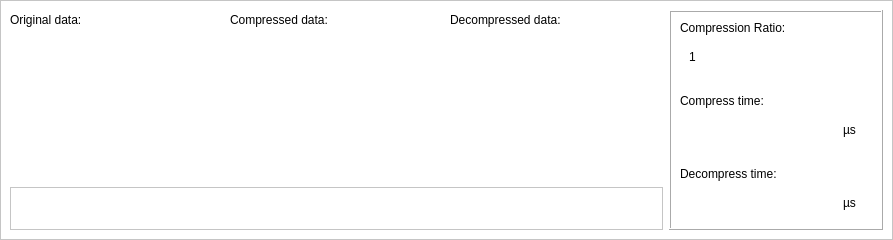
<?xml version="1.0" encoding="UTF-8"?>
<ui version="4.0">
 <class>plotPerTab</class>
 <widget class="QWidget" name="plotPerTab">
  <property name="geometry">
   <rect>
    <x>0</x>
    <y>0</y>
    <width>893</width>
    <height>240</height>
   </rect>
  </property>
  <property name="sizePolicy">
   <sizepolicy hsizetype="Maximum" vsizetype="Fixed">
    <horstretch>0</horstretch>
    <verstretch>0</verstretch>
   </sizepolicy>
  </property>
  <property name="minimumSize">
   <size>
    <width>0</width>
    <height>240</height>
   </size>
  </property>
  <property name="maximumSize">
   <size>
    <width>10000</width>
    <height>240</height>
   </size>
  </property>
  <property name="palette">
   <palette>
    <active>
     <colorrole role="WindowText">
      <brush brushstyle="SolidPattern">
       <color alpha="255">
        <red>0</red>
        <green>0</green>
        <blue>0</blue>
       </color>
      </brush>
     </colorrole>
     <colorrole role="Button">
      <brush brushstyle="SolidPattern">
       <color alpha="255">
        <red>255</red>
        <green>255</green>
        <blue>255</blue>
       </color>
      </brush>
     </colorrole>
     <colorrole role="Light">
      <brush brushstyle="SolidPattern">
       <color alpha="255">
        <red>255</red>
        <green>255</green>
        <blue>255</blue>
       </color>
      </brush>
     </colorrole>
     <colorrole role="Midlight">
      <brush brushstyle="SolidPattern">
       <color alpha="255">
        <red>255</red>
        <green>255</green>
        <blue>255</blue>
       </color>
      </brush>
     </colorrole>
     <colorrole role="Dark">
      <brush brushstyle="SolidPattern">
       <color alpha="255">
        <red>255</red>
        <green>255</green>
        <blue>255</blue>
       </color>
      </brush>
     </colorrole>
     <colorrole role="Mid">
      <brush brushstyle="SolidPattern">
       <color alpha="255">
        <red>255</red>
        <green>255</green>
        <blue>255</blue>
       </color>
      </brush>
     </colorrole>
     <colorrole role="Text">
      <brush brushstyle="SolidPattern">
       <color alpha="255">
        <red>0</red>
        <green>0</green>
        <blue>0</blue>
       </color>
      </brush>
     </colorrole>
     <colorrole role="BrightText">
      <brush brushstyle="SolidPattern">
       <color alpha="255">
        <red>255</red>
        <green>255</green>
        <blue>255</blue>
       </color>
      </brush>
     </colorrole>
     <colorrole role="ButtonText">
      <brush brushstyle="SolidPattern">
       <color alpha="255">
        <red>0</red>
        <green>0</green>
        <blue>0</blue>
       </color>
      </brush>
     </colorrole>
     <colorrole role="Base">
      <brush brushstyle="SolidPattern">
       <color alpha="255">
        <red>255</red>
        <green>255</green>
        <blue>255</blue>
       </color>
      </brush>
     </colorrole>
     <colorrole role="Window">
      <brush brushstyle="SolidPattern">
       <color alpha="255">
        <red>255</red>
        <green>255</green>
        <blue>255</blue>
       </color>
      </brush>
     </colorrole>
     <colorrole role="Shadow">
      <brush brushstyle="SolidPattern">
       <color alpha="255">
        <red>0</red>
        <green>0</green>
        <blue>0</blue>
       </color>
      </brush>
     </colorrole>
     <colorrole role="AlternateBase">
      <brush brushstyle="SolidPattern">
       <color alpha="255">
        <red>255</red>
        <green>255</green>
        <blue>255</blue>
       </color>
      </brush>
     </colorrole>
     <colorrole role="ToolTipBase">
      <brush brushstyle="SolidPattern">
       <color alpha="255">
        <red>255</red>
        <green>255</green>
        <blue>220</blue>
       </color>
      </brush>
     </colorrole>
     <colorrole role="ToolTipText">
      <brush brushstyle="SolidPattern">
       <color alpha="255">
        <red>0</red>
        <green>0</green>
        <blue>0</blue>
       </color>
      </brush>
     </colorrole>
     <colorrole role="PlaceholderText">
      <brush brushstyle="SolidPattern">
       <color alpha="127">
        <red>0</red>
        <green>0</green>
        <blue>0</blue>
       </color>
      </brush>
     </colorrole>
     <colorrole role="Accent">
      <brush brushstyle="SolidPattern">
       <color alpha="255">
        <red>255</red>
        <green>255</green>
        <blue>255</blue>
       </color>
      </brush>
     </colorrole>
    </active>
    <inactive>
     <colorrole role="WindowText">
      <brush brushstyle="SolidPattern">
       <color alpha="255">
        <red>0</red>
        <green>0</green>
        <blue>0</blue>
       </color>
      </brush>
     </colorrole>
     <colorrole role="Button">
      <brush brushstyle="SolidPattern">
       <color alpha="255">
        <red>255</red>
        <green>255</green>
        <blue>255</blue>
       </color>
      </brush>
     </colorrole>
     <colorrole role="Light">
      <brush brushstyle="SolidPattern">
       <color alpha="255">
        <red>255</red>
        <green>255</green>
        <blue>255</blue>
       </color>
      </brush>
     </colorrole>
     <colorrole role="Midlight">
      <brush brushstyle="SolidPattern">
       <color alpha="255">
        <red>255</red>
        <green>255</green>
        <blue>255</blue>
       </color>
      </brush>
     </colorrole>
     <colorrole role="Dark">
      <brush brushstyle="SolidPattern">
       <color alpha="255">
        <red>255</red>
        <green>255</green>
        <blue>255</blue>
       </color>
      </brush>
     </colorrole>
     <colorrole role="Mid">
      <brush brushstyle="SolidPattern">
       <color alpha="255">
        <red>255</red>
        <green>255</green>
        <blue>255</blue>
       </color>
      </brush>
     </colorrole>
     <colorrole role="Text">
      <brush brushstyle="SolidPattern">
       <color alpha="255">
        <red>0</red>
        <green>0</green>
        <blue>0</blue>
       </color>
      </brush>
     </colorrole>
     <colorrole role="BrightText">
      <brush brushstyle="SolidPattern">
       <color alpha="255">
        <red>255</red>
        <green>255</green>
        <blue>255</blue>
       </color>
      </brush>
     </colorrole>
     <colorrole role="ButtonText">
      <brush brushstyle="SolidPattern">
       <color alpha="255">
        <red>0</red>
        <green>0</green>
        <blue>0</blue>
       </color>
      </brush>
     </colorrole>
     <colorrole role="Base">
      <brush brushstyle="SolidPattern">
       <color alpha="255">
        <red>255</red>
        <green>255</green>
        <blue>255</blue>
       </color>
      </brush>
     </colorrole>
     <colorrole role="Window">
      <brush brushstyle="SolidPattern">
       <color alpha="255">
        <red>255</red>
        <green>255</green>
        <blue>255</blue>
       </color>
      </brush>
     </colorrole>
     <colorrole role="Shadow">
      <brush brushstyle="SolidPattern">
       <color alpha="255">
        <red>0</red>
        <green>0</green>
        <blue>0</blue>
       </color>
      </brush>
     </colorrole>
     <colorrole role="AlternateBase">
      <brush brushstyle="SolidPattern">
       <color alpha="255">
        <red>255</red>
        <green>255</green>
        <blue>255</blue>
       </color>
      </brush>
     </colorrole>
     <colorrole role="ToolTipBase">
      <brush brushstyle="SolidPattern">
       <color alpha="255">
        <red>255</red>
        <green>255</green>
        <blue>220</blue>
       </color>
      </brush>
     </colorrole>
     <colorrole role="ToolTipText">
      <brush brushstyle="SolidPattern">
       <color alpha="255">
        <red>0</red>
        <green>0</green>
        <blue>0</blue>
       </color>
      </brush>
     </colorrole>
     <colorrole role="PlaceholderText">
      <brush brushstyle="SolidPattern">
       <color alpha="127">
        <red>0</red>
        <green>0</green>
        <blue>0</blue>
       </color>
      </brush>
     </colorrole>
     <colorrole role="Accent">
      <brush brushstyle="SolidPattern">
       <color alpha="255">
        <red>255</red>
        <green>255</green>
        <blue>255</blue>
       </color>
      </brush>
     </colorrole>
    </inactive>
    <disabled>
     <colorrole role="WindowText">
      <brush brushstyle="SolidPattern">
       <color alpha="255">
        <red>255</red>
        <green>255</green>
        <blue>255</blue>
       </color>
      </brush>
     </colorrole>
     <colorrole role="Button">
      <brush brushstyle="SolidPattern">
       <color alpha="255">
        <red>255</red>
        <green>255</green>
        <blue>255</blue>
       </color>
      </brush>
     </colorrole>
     <colorrole role="Light">
      <brush brushstyle="SolidPattern">
       <color alpha="255">
        <red>255</red>
        <green>255</green>
        <blue>255</blue>
       </color>
      </brush>
     </colorrole>
     <colorrole role="Midlight">
      <brush brushstyle="SolidPattern">
       <color alpha="255">
        <red>255</red>
        <green>255</green>
        <blue>255</blue>
       </color>
      </brush>
     </colorrole>
     <colorrole role="Dark">
      <brush brushstyle="SolidPattern">
       <color alpha="255">
        <red>255</red>
        <green>255</green>
        <blue>255</blue>
       </color>
      </brush>
     </colorrole>
     <colorrole role="Mid">
      <brush brushstyle="SolidPattern">
       <color alpha="255">
        <red>255</red>
        <green>255</green>
        <blue>255</blue>
       </color>
      </brush>
     </colorrole>
     <colorrole role="Text">
      <brush brushstyle="SolidPattern">
       <color alpha="255">
        <red>255</red>
        <green>255</green>
        <blue>255</blue>
       </color>
      </brush>
     </colorrole>
     <colorrole role="BrightText">
      <brush brushstyle="SolidPattern">
       <color alpha="255">
        <red>255</red>
        <green>255</green>
        <blue>255</blue>
       </color>
      </brush>
     </colorrole>
     <colorrole role="ButtonText">
      <brush brushstyle="SolidPattern">
       <color alpha="255">
        <red>255</red>
        <green>255</green>
        <blue>255</blue>
       </color>
      </brush>
     </colorrole>
     <colorrole role="Base">
      <brush brushstyle="SolidPattern">
       <color alpha="255">
        <red>255</red>
        <green>255</green>
        <blue>255</blue>
       </color>
      </brush>
     </colorrole>
     <colorrole role="Window">
      <brush brushstyle="SolidPattern">
       <color alpha="255">
        <red>255</red>
        <green>255</green>
        <blue>255</blue>
       </color>
      </brush>
     </colorrole>
     <colorrole role="Shadow">
      <brush brushstyle="SolidPattern">
       <color alpha="255">
        <red>0</red>
        <green>0</green>
        <blue>0</blue>
       </color>
      </brush>
     </colorrole>
     <colorrole role="AlternateBase">
      <brush brushstyle="SolidPattern">
       <color alpha="255">
        <red>255</red>
        <green>255</green>
        <blue>255</blue>
       </color>
      </brush>
     </colorrole>
     <colorrole role="ToolTipBase">
      <brush brushstyle="SolidPattern">
       <color alpha="255">
        <red>255</red>
        <green>255</green>
        <blue>220</blue>
       </color>
      </brush>
     </colorrole>
     <colorrole role="ToolTipText">
      <brush brushstyle="SolidPattern">
       <color alpha="255">
        <red>0</red>
        <green>0</green>
        <blue>0</blue>
       </color>
      </brush>
     </colorrole>
     <colorrole role="PlaceholderText">
      <brush brushstyle="SolidPattern">
       <color alpha="127">
        <red>127</red>
        <green>127</green>
        <blue>127</blue>
       </color>
      </brush>
     </colorrole>
     <colorrole role="Accent">
      <brush brushstyle="SolidPattern">
       <color alpha="255">
        <red>255</red>
        <green>255</green>
        <blue>255</blue>
       </color>
      </brush>
     </colorrole>
    </disabled>
   </palette>
  </property>
  <property name="windowTitle">
   <string>Form</string>
  </property>
  <property name="styleSheet">
   <string notr="true">background-color: rgb(255, 255, 255);</string>
  </property>
  <layout class="QGridLayout" name="gridLayout">
   <property name="leftMargin">
    <number>0</number>
   </property>
   <property name="topMargin">
    <number>0</number>
   </property>
   <property name="rightMargin">
    <number>0</number>
   </property>
   <property name="bottomMargin">
    <number>0</number>
   </property>
   <property name="spacing">
    <number>0</number>
   </property>
   <item row="0" column="0">
    <widget class="QFrame" name="frame_2">
     <property name="frameShape">
      <enum>QFrame::StyledPanel</enum>
     </property>
     <property name="frameShadow">
      <enum>QFrame::Raised</enum>
     </property>
     <layout class="QGridLayout" name="gridLayout_2">
      <item row="0" column="0">
       <widget class="QLabel" name="labelOriginal">
        <property name="minimumSize">
         <size>
          <width>150</width>
          <height>0</height>
         </size>
        </property>
        <property name="maximumSize">
         <size>
          <width>16777215</width>
          <height>20</height>
         </size>
        </property>
        <property name="text">
         <string>Original data:</string>
        </property>
       </widget>
      </item>
      <item row="0" column="1">
       <widget class="QLabel" name="labelCompressed">
        <property name="minimumSize">
         <size>
          <width>150</width>
          <height>0</height>
         </size>
        </property>
        <property name="text">
         <string>Compressed data:</string>
        </property>
       </widget>
      </item>
      <item row="0" column="2">
       <widget class="QLabel" name="labelDecompressed">
        <property name="minimumSize">
         <size>
          <width>150</width>
          <height>0</height>
         </size>
        </property>
        <property name="text">
         <string>Decompressed data:</string>
        </property>
       </widget>
      </item>
      <item row="0" column="3" rowspan="3">
       <widget class="QFrame" name="frame">
        <property name="frameShape">
         <enum>QFrame::Box</enum>
        </property>
        <property name="frameShadow">
         <enum>QFrame::Raised</enum>
        </property>
        <layout class="QVBoxLayout" name="verticalLayout">
         <item>
          <widget class="QLabel" name="label">
           <property name="minimumSize">
            <size>
             <width>0</width>
             <height>0</height>
            </size>
           </property>
           <property name="styleSheet">
            <string notr="true">font: 500 11pt &quot;Ubuntu&quot;;</string>
           </property>
           <property name="text">
            <string>Compression Ratio:</string>
           </property>
          </widget>
         </item>
         <item>
          <widget class="QWidget" name="horizontalWidget" native="true">
           <layout class="QHBoxLayout" name="horizontalLayout_3">
            <item>
             <widget class="QLabel" name="labelResults">
              <property name="sizePolicy">
               <sizepolicy hsizetype="Preferred" vsizetype="Preferred">
                <horstretch>0</horstretch>
                <verstretch>0</verstretch>
               </sizepolicy>
              </property>
              <property name="minimumSize">
               <size>
                <width>0</width>
                <height>0</height>
               </size>
              </property>
              <property name="text">
               <string>1</string>
              </property>
             </widget>
            </item>
           </layout>
          </widget>
         </item>
         <item>
          <spacer name="verticalSpacer">
           <property name="orientation">
            <enum>Qt::Vertical</enum>
           </property>
           <property name="sizeHint" stdset="0">
            <size>
             <width>20</width>
             <height>40</height>
            </size>
           </property>
          </spacer>
         </item>
         <item>
          <widget class="QLabel" name="label_2">
           <property name="minimumSize">
            <size>
             <width>0</width>
             <height>0</height>
            </size>
           </property>
           <property name="styleSheet">
            <string notr="true">font: 500 11pt &quot;Ubuntu&quot;;</string>
           </property>
           <property name="text">
            <string>Compress time:</string>
           </property>
          </widget>
         </item>
         <item>
          <widget class="QWidget" name="horizontalWidget_2" native="true">
           <property name="minimumSize">
            <size>
             <width>0</width>
             <height>0</height>
            </size>
           </property>
           <layout class="QHBoxLayout" name="horizontalLayout">
            <item>
             <widget class="QLabel" name="compressedTime">
              <property name="minimumSize">
               <size>
                <width>0</width>
                <height>0</height>
               </size>
              </property>
              <property name="text">
               <string/>
              </property>
             </widget>
            </item>
            <item>
             <widget class="QLabel" name="label_6">
              <property name="maximumSize">
               <size>
                <width>20</width>
                <height>16777215</height>
               </size>
              </property>
              <property name="text">
               <string>µs</string>
              </property>
             </widget>
            </item>
           </layout>
          </widget>
         </item>
         <item>
          <spacer name="verticalSpacer_2">
           <property name="orientation">
            <enum>Qt::Vertical</enum>
           </property>
           <property name="sizeHint" stdset="0">
            <size>
             <width>20</width>
             <height>40</height>
            </size>
           </property>
          </spacer>
         </item>
         <item>
          <widget class="QLabel" name="label_4">
           <property name="minimumSize">
            <size>
             <width>0</width>
             <height>0</height>
            </size>
           </property>
           <property name="styleSheet">
            <string notr="true">font: 500 11pt &quot;Ubuntu&quot;;</string>
           </property>
           <property name="text">
            <string>Decompress time:</string>
           </property>
          </widget>
         </item>
         <item>
          <widget class="QWidget" name="horizontalWidget_3" native="true">
           <property name="minimumSize">
            <size>
             <width>0</width>
             <height>0</height>
            </size>
           </property>
           <property name="maximumSize">
            <size>
             <width>16777215</width>
             <height>11111111</height>
            </size>
           </property>
           <layout class="QHBoxLayout" name="horizontalLayout_2">
            <item>
             <widget class="QLabel" name="DecompressedTime">
              <property name="minimumSize">
               <size>
                <width>0</width>
                <height>0</height>
               </size>
              </property>
              <property name="text">
               <string/>
              </property>
             </widget>
            </item>
            <item>
             <widget class="QLabel" name="label_7">
              <property name="minimumSize">
               <size>
                <width>0</width>
                <height>0</height>
               </size>
              </property>
              <property name="maximumSize">
               <size>
                <width>20</width>
                <height>30</height>
               </size>
              </property>
              <property name="text">
               <string>µs</string>
              </property>
             </widget>
            </item>
           </layout>
          </widget>
         </item>
        </layout>
       </widget>
      </item>
      <item row="1" column="0">
       <widget class="QCustomPlot" name="dataplot" native="true"/>
      </item>
      <item row="1" column="1">
       <widget class="QCustomPlot" name="compressedplot" native="true"/>
      </item>
      <item row="1" column="2">
       <widget class="QCustomPlot" name="decompressedplot" native="true"/>
      </item>
      <item row="2" column="0" colspan="3">
       <widget class="QScrollArea" name="scrollArea">
        <property name="enabled">
         <bool>true</bool>
        </property>
        <property name="sizePolicy">
         <sizepolicy hsizetype="Expanding" vsizetype="Fixed">
          <horstretch>0</horstretch>
          <verstretch>0</verstretch>
         </sizepolicy>
        </property>
        <property name="maximumSize">
         <size>
          <width>16777215</width>
          <height>43</height>
         </size>
        </property>
        <property name="layoutDirection">
         <enum>Qt::RightToLeft</enum>
        </property>
        <property name="styleSheet">
         <string notr="true">QScrollBar:horizontal {
    height: 12px;
    border-radius: 3px;
    background-color: rgb(222, 221, 218);  
	margin: 3px;
}

QScrollBar::handle:horizontal {
    background-color: green;   
    min-width: 4px;
    border-radius: 3px;
}

QScrollBar::handle:horizontal:hover {
    background-color: rgb(113, 184, 101);
}

QScrollBar::sub-line:horizontal,
QScrollBar::add-line:horizontal {
    height: 0;
    width: 0;
    subcontrol-position: bottom;
    subcontrol-origin: margin;
}</string>
        </property>
        <property name="frameShape">
         <enum>QFrame::StyledPanel</enum>
        </property>
        <property name="frameShadow">
         <enum>QFrame::Plain</enum>
        </property>
        <property name="verticalScrollBarPolicy">
         <enum>Qt::ScrollBarAlwaysOff</enum>
        </property>
        <property name="widgetResizable">
         <bool>true</bool>
        </property>
        <widget class="QWidget" name="scrollAreaWidgetContents_5">
         <property name="geometry">
          <rect>
           <x>0</x>
           <y>0</y>
           <width>651</width>
           <height>41</height>
          </rect>
         </property>
         <layout class="QGridLayout" name="gridLayout_3">
          <item row="0" column="0">
           <widget class="QLabel" name="compressedDataView">
            <property name="sizePolicy">
             <sizepolicy hsizetype="Expanding" vsizetype="Preferred">
              <horstretch>0</horstretch>
              <verstretch>0</verstretch>
             </sizepolicy>
            </property>
            <property name="maximumSize">
             <size>
              <width>16777215</width>
              <height>11</height>
             </size>
            </property>
            <property name="layoutDirection">
             <enum>Qt::RightToLeft</enum>
            </property>
            <property name="text">
             <string/>
            </property>
            <property name="alignment">
             <set>Qt::AlignRight|Qt::AlignTrailing|Qt::AlignVCenter</set>
            </property>
            <property name="wordWrap">
             <bool>false</bool>
            </property>
           </widget>
          </item>
         </layout>
        </widget>
       </widget>
      </item>
     </layout>
    </widget>
   </item>
  </layout>
 </widget>
 <customwidgets>
  <customwidget>
   <class>QCustomPlot</class>
   <extends>QWidget</extends>
   <header>qcustomplot.h</header>
   <container>1</container>
   <slots>
    <signal>doubleclick()</signal>
   </slots>
  </customwidget>
 </customwidgets>
 <resources/>
 <connections/>
</ui>
